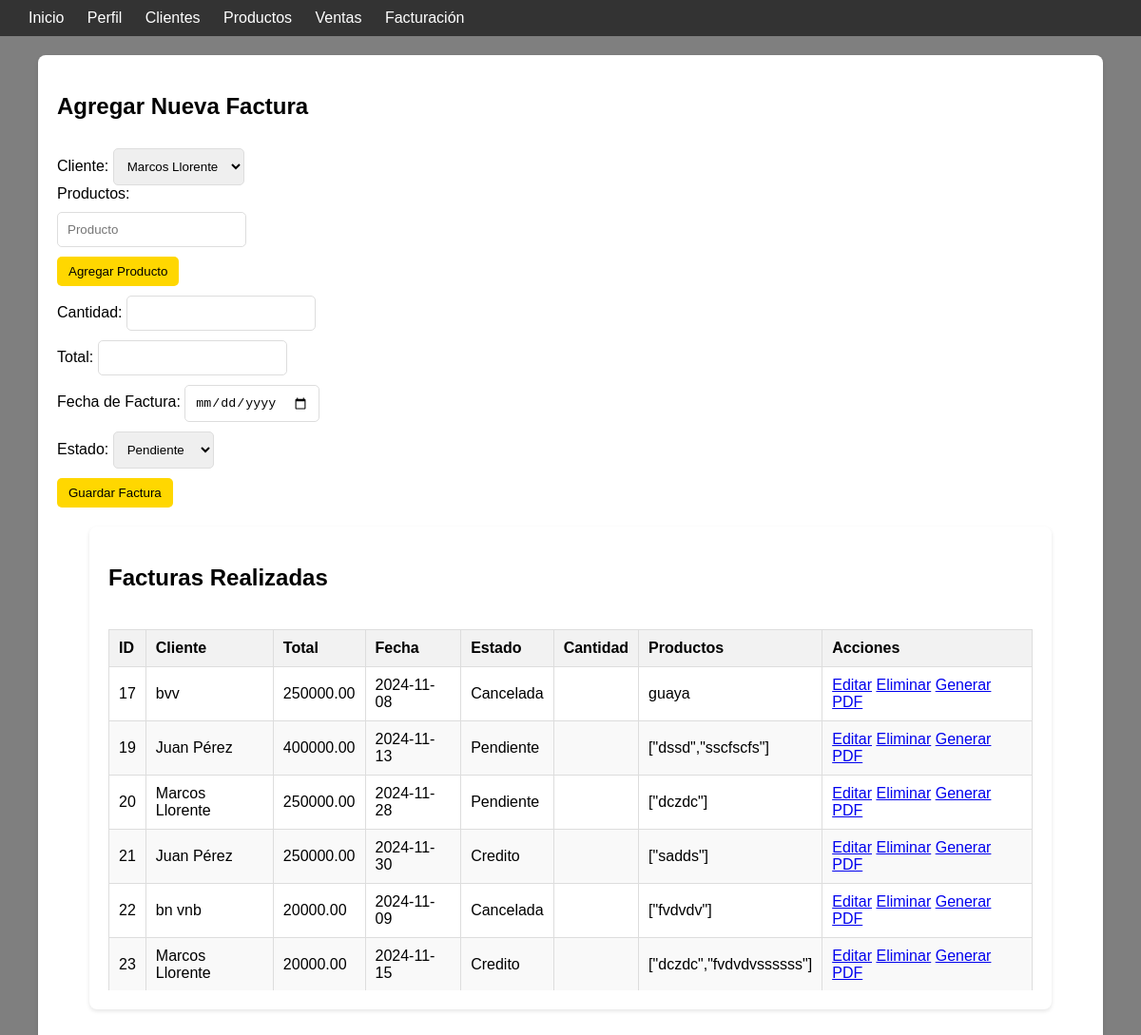
Page /vendedor/facturacion.php on the earlier database version.
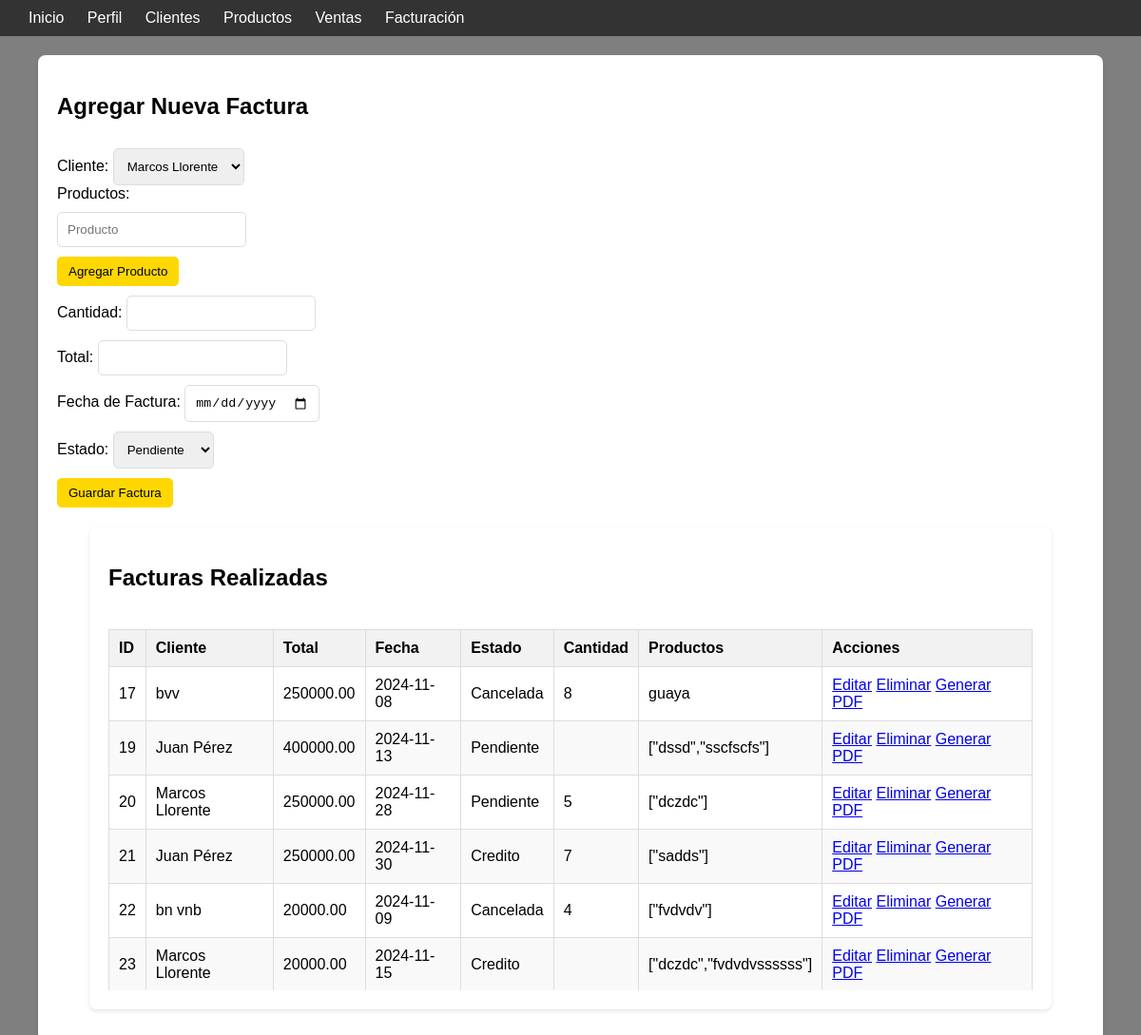
Same page on the later database version.
### tables this page shows
CREATE TABLE `facturas` (
  `id` int(11) NOT NULL,
  `cliente_id` int(11) NOT NULL,
  `fecha_factura` date NOT NULL,
  `estado` varchar(20) DEFAULT 'pendiente',
  `total` decimal(10,2) DEFAULT NULL,
  `productos` varchar(50) NOT NULL,
  `cantidad` varchar(50) NOT NULL
);

CREATE TABLE `clientes` (
  `id` int(11) NOT NULL,
  `nombre` varchar(100) DEFAULT NULL,
  `direccion` varchar(255) DEFAULT NULL,
  `telefono` varchar(15) DEFAULT NULL,
  `nit` varchar(30) NOT NULL,
  `correo` varchar(30) NOT NULL
);

### vendedor/facturacion.php (the view, shortened to what this page needs)
<?php
$dsn = 'mysql:host=localhost;dbname=thunderbike;charset=utf8';
$username = 'root';
$password = '';
try {
    $pdo = new PDO($dsn, $username, $password);
    $pdo->setAttribute(PDO::ATTR_ERRMODE, PDO::ERRMODE_EXCEPTION);
} catch (PDOException $e) {
    die("Conexión fallida: " . htmlspecialchars($e->getMessage()));
    $result_facturas = [];
    $clientes = [];
}
$sql_facturas = 'SELECT f.id, c.nombre AS nombre_cliente, f.total, f.fecha_factura, f.estado, f.productos, cantidad
                 FROM facturas AS f
                 JOIN clientes AS c ON f.cliente_id = c.id';
$stmt_facturas = $pdo->query($sql_facturas);
$result_facturas = $stmt_facturas->fetchAll(PDO::FETCH_ASSOC);
$sql_clientes = "SELECT id, nombre FROM clientes";
$stmt_clientes = $pdo->query($sql_clientes);
$clientes = $stmt_clientes->fetchAll(PDO::FETCH_ASSOC);
?>
<!DOCTYPE html>
<html lang="es">
<head>
</head>
<body>
<div class="video-background">
    </div>
<nav class="navtop">
        <div>
            <a href="vendedor_dashboard.php" class="button">Inicio</a>
            <a href="perfil.php" class="button">Perfil</a>
            <a href="client.php" class="button">Clientes</a>
            <a href="productos.php" class="button">Productos</a>
            <a href="ventas.php" class="button">Ventas</a>
            <a href="facturacion.php" class="button">Facturación</a>
        </div>
    </nav>
    <div class="container">
        <h2>Agregar Nueva Factura</h2>
        <form action="facturacion.php" method="POST">
            <label for="cliente_id">Cliente:</label>
            <select name="cliente_id" id="cliente_id" required>
                <?php foreach ($clientes as $cliente): ?>
                    <option value="<?= htmlspecialchars($cliente['id']) ?>">
                        <?= htmlspecialchars($cliente['nombre']) ?>
                    </option>
                <?php endforeach; ?>
            </select><br>
            <label for="productos">Productos:</label>
            <div id="productos-list" class="productos-list">
                <div class="producto-item">
                    <input type="text" name="productos[]" placeholder="Producto" required>
                </div>
            </div>
            <button type="button" onclick="agregarProducto()">Agregar Producto</button><br>
            <label for="cantidad">Cantidad:</label>
            <input type="number" name="cantidad" id="cantidad" step="0.01" required><br>
            <label for="total">Total:</label>
            <input type="number" name="total" id="total" step="0.01" required><br>
            <label for="fecha_factura">Fecha de Factura:</label>
            <input type="date" name="fecha_factura" id="fecha_factura" required><br>
            <label for="estado">Estado:</label>
            <select name="estado" id="estado" required>
                <option value="Pendiente">Pendiente</option>
            </select><br>
            <button type="submit">Guardar Factura</button>
        </form>
        <div class="container">
        <h2>Facturas Realizadas</h2>
        <div class="scrollable-table">
        <table>
            <thead>
                <tr>
                    <th>ID</th>
                    <th>Cliente</th>
                    <th>Total</th>
                    <th>Fecha</th>
                    <th>Estado</th>
                    <th>Cantidad</th>
                    <th>Productos</th>
                    <th>Acciones</th>
                </tr>
            </thead>
            <tbody>
            <?php if (!empty($result_facturas)): ?>
                <?php foreach ($result_facturas as $row): ?>
                    <tr>
                        <td><?= htmlspecialchars($row['id']) ?></td>
                        <td><?= htmlspecialchars($row['nombre_cliente']) ?></td>
                        <td><?= htmlspecialchars($row['total']) ?></td>
                        <td><?= htmlspecialchars($row['fecha_factura']) ?></td>
                        <td><?= htmlspecialchars($row['estado']) ?></td>
                        <td><?= htmlspecialchars($row['cantidad']) ?></td>
                        <td><?= htmlspecialchars($row['productos']) ?></td>
                        <td>
                                <a href="../controladores/editar_factura.php?id=<?= htmlspecialchars($row["id"]) ?>" class="btn">Editar</a>
                                <a href="../controladores/eliminar_factura.php?id=<?= htmlspecialchars($row["id"]) ?>" class="btn" onclick="return confirm('¿Estás seguro de que deseas eliminar esta factura?');">Eliminar</a>
                                <a href="generar_pdf.php?id=<?= htmlspecialchars($row["id"]) ?>" class="btn">Generar PDF</a>
                        </td>
                    </tr>
                <?php endforeach; ?>
                <?php else: ?>
                    <tr><td colspan="7">No se encontraron facturas.</td></tr>
                <?php endif; ?>
            </tbody>
        </table>
    </div>
</div>
</body>
</html>

Differences in the rows shown:
changed facturas "guaya": cantidad (not shown) → "8"
changed facturas "[\"dczdc\"]": cantidad (not shown) → "5"
changed facturas "[\"sadds\"]": cantidad (not shown) → "7"
changed facturas "[\"fvdvdv\"]": cantidad (not shown) → "4"
